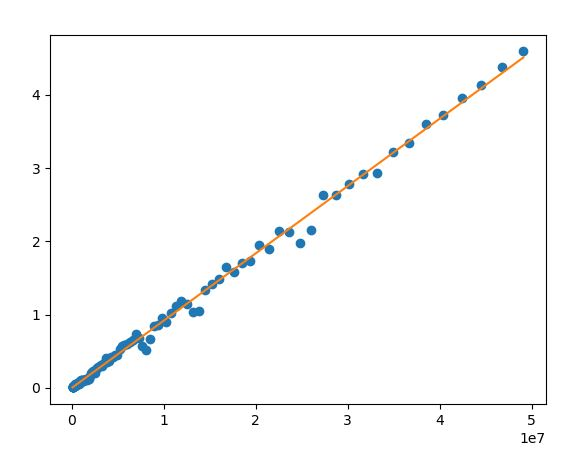

Write the Python code that produced this figure.
from scipy.interpolate import interp1d
import matplotlib.pyplot as plt
import numpy as np

x, y = [], []
with open("output.txt", "r") as f:
    for line in f.readlines():
        line = line.strip().split()
        x.append(int(line[0]))
        y.append(float(line[1]))

f = np.poly1d(np.polyfit(x, y, 1))

plt.plot(x, y, 'o', x, f(x), '-')

plt.show()
